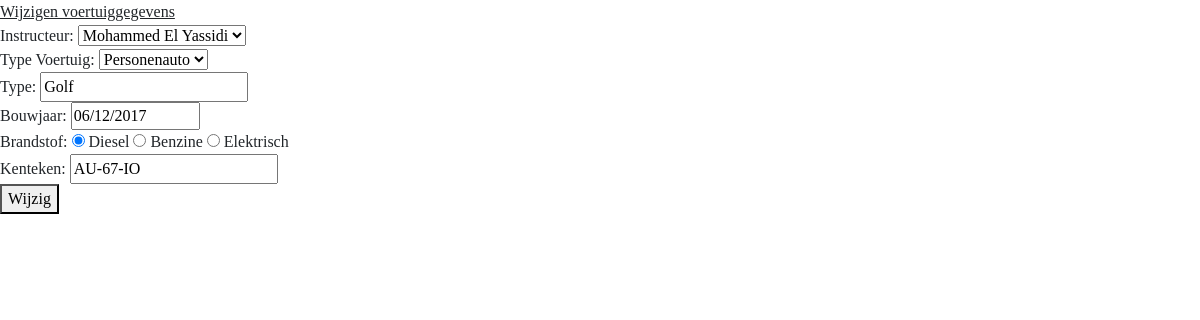
/instructeur/wijzig/1, run on the app's committed database.
### tables this page shows
CREATE TABLE IF NOT EXISTS Voertuig
(
    Id                  TINYINT         UNSIGNED        NOT NULL    AUTO_INCREMENT
   ,Kenteken            VARCHAR(12)                     NOT NULL
   ,Type                VARCHAR(20)                     NOT NULL
   ,Bouwjaar            DATE                            NOT NULL
   ,Brandstof           VARCHAR(20)                     NOT NULL  
   ,TypeVoertuigId      TINYINT         UNSIGNED        NOT NULL  
   ,IsActief            BIT                             NOT NULL    DEFAULT 1
   ,Opmerkingen         VARCHAR(250)                        NULL    DEFAULT NULL
   ,DatumAangemaakt     DateTime(6)                     NOT NULL
   ,DatumGewijzigd      DateTime(6)                     NOT NULL

   ,CONSTRAINT      PK_Voertuig_Id   PRIMARY KEY CLUSTERED(Id)
   ,CONSTRAINT      FK_Voertuig_TypeVoertuigId_TypeVoertuig_Id  FOREIGN KEY (TypeVoertuigId) REFERENCES TypeVoertuig(Id)
);

CREATE TABLE IF NOT EXISTS TypeVoertuig
(
    Id                  TINYINT         UNSIGNED        NOT NULL    AUTO_INCREMENT
   ,TypeVoertuig        VARCHAR(20)                     NOT NULL
   ,Rijbewijscategorie  VARCHAR(5)                      NOT NULL
   ,IsActief            BIT                             NOT NULL    DEFAULT 1
   ,Opmerkingen         VARCHAR(250)                        NULL    DEFAULT NULL
   ,DatumAangemaakt     DateTime(6)                     NOT NULL
   ,DatumGewijzigd      DateTime(6)                     NOT NULL

   ,CONSTRAINT      PK_TypeVoertuig_Id   PRIMARY KEY CLUSTERED(Id)
);

### app/libraries/Core.php (called while the page is built, shortened)
<?php
 class Core
 {
    private $currentMethod = 'index';
    public function __construct()
    {
        $url = $this->getURL();
        if (file_exists('../app/controllers/' . ucwords($url[0]) . '.php')) {
            unset($url[0]);
        }
        $this->currentController = new $this->currentController();
        if (isset($url[1])) {
            if (method_exists($this->currentController, $url[1])) {
                $this->currentMethod = $url[1];
                unset($url[1]);
            }
        }
        $this->params = $url ? array_values($url): [];
        call_user_func_array([$this->currentController, $this->currentMethod], $this->params);
    }
    public function getURL()
    {
        if (isset($_GET['url'])) {
            $url = rtrim($_GET['url'], '/');
            $url = filter_var($url, FILTER_SANITIZE_URL);
            $url = explode('/', $url);
            return $url;
        } else {
            return array('Homepage', 'index');
        }
    }
 }

### app/require.php (called while the page is built, shortened)
<?php
    require_once 'libraries/Core.php';
    require_once 'libraries/BaseController.php';
    require_once 'libraries/Database.php';
    $init = new Core();

### public/index.php (called while the page is built)
<?php
    require_once '../app/require.php';

### app/libraries/Database.php (called while the page is built, shortened)
<?php
class Database
{
    private $dbHandler;
    private $statement;
    public function __construct()
    {
        $conn = 'mysql:host=' . DB_HOST . ';dbname=' . DB_NAME . ';charset=UTF8';
        try {
            $this->dbHandler = new PDO($conn, DB_USER, DB_PASS);
        } catch (PDOException $e) {
            echo $e->getMessage();
        }
    }
    public function query($sql)
    {
        $this->statement = $this->dbHandler->prepare($sql);
    }
    public function resultSet()
    {
        $this->statement->execute();
        return $this->statement->fetchAll(PDO::FETCH_OBJ);
    }
    public function single()
    {
        $this->statement->execute();
        return $this->statement->fetch(PDO::FETCH_OBJ);
    }
}

### app/models/InstructeurModel.php (called while the page is built, shortened)
<?php
class InstructeurModel
{
    private $db;
    public function __construct()
    {
        $this->db = new Database();
    }
    public function getInstructeurs()
    {
        $sql = "SELECT Id
                      ,Voornaam
                      ,Tussenvoegsel
                      ,Achternaam
                      ,Mobiel
                      ,DatumInDienst
                      ,AantalSterren
                      ,IsActief
                FROM  Instructeur
                ORDER BY AantalSterren DESC";
        $this->db->query($sql);
        return $this->db->resultSet();
    }
    public function getTypeVoertuigen()
    {
        $sql = "SELECT Id
                      ,TypeVoertuig
                FROM  TypeVoertuig";
        $this->db->query($sql);
        return $this->db->resultSet();
    }
    public function getVoertuigById($id)
    {
        $sql = "SELECT Kenteken
        ,Type
        ,Bouwjaar
        ,Brandstof
        ,TypeVoertuigId
                FROM  Voertuig
                WHERE Id = $id";
        $this->db->query($sql);
        return $this->db->single();
    }
}

### app/views/Instructeur/wijzigen.php (the view, shortened to what this page needs)
<!DOCTYPE html>
<html lang="en">
<head>
    <link href="https://cdn.jsdelivr.net/npm/bootstrap@5.3.0-alpha3/dist/css/bootstrap.min.css" rel="stylesheet">
    <link rel="stylesheet" href="https://cdn.jsdelivr.net/npm/bootstrap-icons@1.10.4/font/bootstrap-icons.css">
    <link rel="stylesheet" href="/css/style.css">
</head>
<body>
    <u><?= $data['title']; ?></u>
    <form method="post">
        <label for="instructeur">Instructeur:</label>
        <select name="instructeur" id="instructeur">
            <?php foreach ($data['instructeurs'] as $instructeur) : ?>
                <option value="<?= $instructeur->Id ?>"><?= $instructeur->Voornaam, " ", $instructeur->Tussenvoegsel, " ", $instructeur->Achternaam ?></option>
            <?php endforeach ?>
        </select>
        <br>
        <label for="type_voertuig">Type Voertuig:</label>
        <select name="type_voertuig" id="type_voertuig">
            <?php foreach ($data['typeVoertuig'] as $typeVoertuig) : ?>
                <option value="<?= $typeVoertuig->Id ?>" <?= $typeVoertuig->Id === $data['voertuig']->TypeVoertuigId ? 'selected' : '' ?>>
                    <?= $typeVoertuig->TypeVoertuig ?>
                </option>
            <?php endforeach ?>
        </select>
        <br>
        <label for="type">Type:</label>
        <input type="text" name="type" id="type" value="<?= $data['voertuig']->Type ?>">
        <br>
        <label for="bouwjaar">Bouwjaar:</label>
        <input type="date" id="bouwaar" name="bouwjaar" readonly value="<?= $data['voertuig']->Bouwjaar ?>">
        <br>
        <label>Brandstof:</label>
        <input type="radio" name="brandstof" id="diesel" value="Diesel" <?= $data['voertuig']->Brandstof === 'Diesel' ? 'checked' : '' ?>>
        <label for="diesel">Diesel</label>
        <input type="radio" name="brandstof" id="benzine" value="Benzine" <?= $data['voertuig']->Brandstof === 'Benzine' ?  'checked' : '' ?>>
        <label for="benzine">Benzine</label>
        <input type="radio" name="brandstof" id="elektrisch" value="Elektrisch" <?= $data['voertuig']->Brandstof === 'Elektrisch' ? 'checked' : '' ?>>
        <label for="electrisch">Elektrisch</label>
        <br>
        <label for="kenteken">Kenteken:</label>
        <input type="text" name="kenteken" id="kenteken" value="<?= $data['voertuig']->Kenteken ?>">
        <br>
        <button>Wijzig</button>
    </form>
</body>
</html>

### public/css/style.css (style rules this page uses)
body { font-family: Verdana; }

### data on the page
voertuig: type_voertuig "Personenauto", type "Golf", bouwjaar "06/12/2017", Brandstof "☑ Diesel", Brandstof "☐ Benzine", kenteken "AU-67-IO"

### other printed values
$data['title'] "Wijzigen voertuiggegevens"
form field instructeur "Mohammed El Yassidi"
